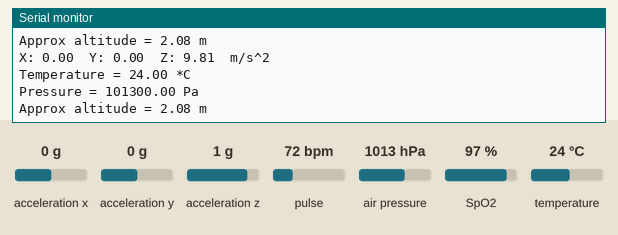
Recording of a sketch running on a simulated Arduino Leonardo, built with avr-gcc and run on an emulated ATmega32U4. Shown: the last lines printed to the serial monitor. Inputs (shaded band) come from the test bench; at power-on: acceleration x 0 g, acceleration y 0 g, acceleration z 1 g, pulse 72 bpm, air pressure 1013 hPa, SpO2 97 %, temperature 24 °C.

Above: at 1.2 s.
1.3 s: acceleration x set to -1.4 g
2.8 s: acceleration y set to -1.4 g
At 3.9 s:
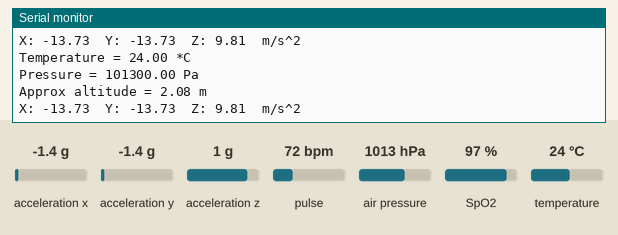
4.3 s: acceleration z set to -1.4 g
At 5.2 s:
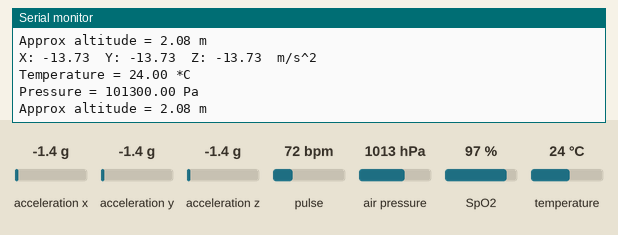
5.8 s: pulse set to 42 bpm
At 6.7 s:
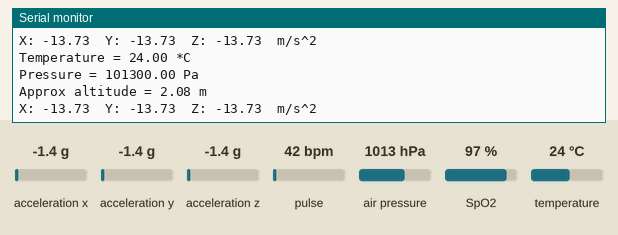
7.3 s: air pressure set to 952 hPa
At 8.0 s:
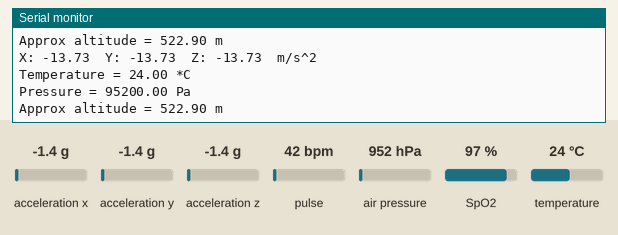
Timing chart, 0 to 9.8 s (numbered marks = the images above; inputs shaded):
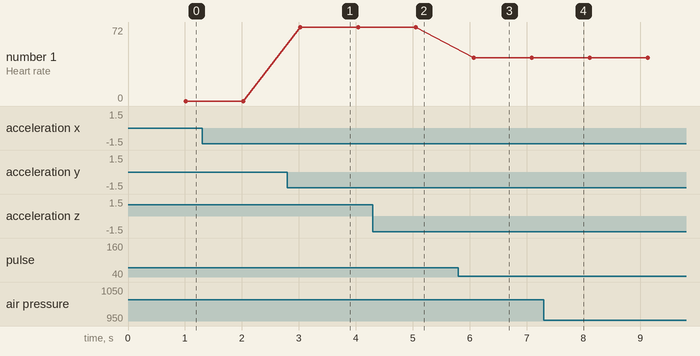

The sketch:

wearable_bot.ino
```cpp
#include <Wire.h>
#include <Adafruit_Sensor.h>
#include <Adafruit_ADXL345_U.h>
#include <SPI.h>
#include <Adafruit_BMP280.h>
#include "MAX30100_PulseOximeter.h"


#define REPORTING_PERIOD_MS     1000
#define BMP_SCK (13)
#define BMP_MISO (12)
#define BMP_MOSI (11)
#define BMP_CS (10)

PulseOximeter pox;
Adafruit_BMP280 bmp;


/* Assign a unique ID to this sensor at the same time */
Adafruit_ADXL345_Unified accel = Adafruit_ADXL345_Unified(12345);

void onBeatDetected() {
    Serial.println("♥️ Beat!");
}


void setup(void) {


#ifndef ESP8266
    while (!Serial);  // for Leonardo/Micro/Zero
#endif
  Serial.begin(9600);
  Serial.println("Accelerometer Test");
  Serial.println("");

  /* Initialise the sensor */
  if (!accel.begin()) {
    /* There was a problem detecting the ADXL345 ... check your connections */
    Serial.println("Ooops, no ADXL345 detected ... Check your wiring!");
    while (1)
      ;
  }

  /* Set the range to whatever is appropriate for your project */
  accel.setRange(ADXL345_RANGE_16_G);
  // accel.setRange(ADXL345_RANGE_8_G);
  // accel.setRange(ADXL345_RANGE_4_G);
  // accel.setRange(ADXL345_RANGE_2_G);
  accel.setDataRate(ADXL345_DATARATE_100_HZ);

  /* Display some basic information on this sensor */


  /* Display additional settings (outside the scope of sensor_t) */

  Serial.println("");
  Serial.println(F("BMP280 test"));
  unsigned status;
  //status = bmp.begin(BMP280_ADDRESS_ALT, BMP280_CHIPID);
  status = bmp.begin(0x76);
  if (!status) {
    Serial.println(F("Could not find a valid BMP280 sensor, check wiring or "
                     "try a different address!"));
    Serial.print("SensorID was: 0x");
    Serial.println(bmp.sensorID(), 16);
    Serial.print("        ID of 0xFF probably means a bad address, a BMP 180 or BMP 085\n");
    Serial.print("   ID of 0x56-0x58 represents a BMP 280,\n");
    Serial.print("        ID of 0x60 represents a BME 280.\n");
    Serial.print("        ID of 0x61 represents a BME 680.\n");
    while (1) delay(10);
  }

  /* Default settings from datasheet. */
  bmp.setSampling(Adafruit_BMP280::MODE_NORMAL,     /* Operating Mode. */
                  Adafruit_BMP280::SAMPLING_X2,     /* Temp. oversampling */
                  Adafruit_BMP280::SAMPLING_X16,    /* Pressure oversampling */
                  Adafruit_BMP280::FILTER_X16,      /* Filtering. */
                  Adafruit_BMP280::STANDBY_MS_500); /* Standby time. */
  Serial.print("Initializing pulse oximeter..");
      if (!pox.begin()) {
        Serial.println("FAILED");
        for(;;);
    } else {
        Serial.println("SUCCESS");
    }
  pox.setOnBeatDetectedCallback(onBeatDetected);
}

uint32_t tsLastReport = 0;
void hr(void){
      // Make sure to call update as fast as possible
    pox.update();

    // Asynchronously dump heart rate and oxidation levels to the serial
    // For both, a value of 0 means "invalid"
    if (millis() - tsLastReport > REPORTING_PERIOD_MS) {
        Serial.print("Heart rate:");
        Serial.print(pox.getHeartRate());
        Serial.print("bpm / SpO2:");
        Serial.print(pox.getSpO2());
        Serial.println("%");

        tsLastReport = millis();
    }
}

void loop(void) {

  hr();
 /* Get a new sensor event */
  sensors_event_t event;
  accel.getEvent(&event);


  /* Display the results (acceleration is measured in m/s^2) */
  Serial.print("X: ");
  Serial.print(event.acceleration.x);
  Serial.print("  ");
  Serial.print("Y: ");
  Serial.print(event.acceleration.y);
  Serial.print("  ");
  Serial.print("Z: ");
  Serial.print(event.acceleration.z);
  Serial.print("  ");
  Serial.println("m/s^2 ");

  Serial.print(F("Temperature = "));
  Serial.print(bmp.readTemperature());
  Serial.println(" *C");

  Serial.print(F("Pressure = "));
  Serial.print(bmp.readPressure());
  Serial.println(" Pa");

  Serial.print(F("Approx altitude = "));
  Serial.print(bmp.readAltitude(1013.25)); /* Adjusted to local forecast! */
  Serial.println(" m");

  Serial.println();
   // Read from the sensor
   delay(10);
}
```

Measured:
- after the input at 2.8 s, the serial monitor: prints a new line at once (image 1)
- after the input at 4.3 s, the serial monitor: prints a new line at once (image 2)
- after the input at 5.8 s, the serial monitor: prints a new line after 0.27 s (image 3)
- after the input at 7.3 s, the serial monitor: prints a new line at once (image 4)
- plotted number 1: 72 → 42 after the input at 5.8 s
